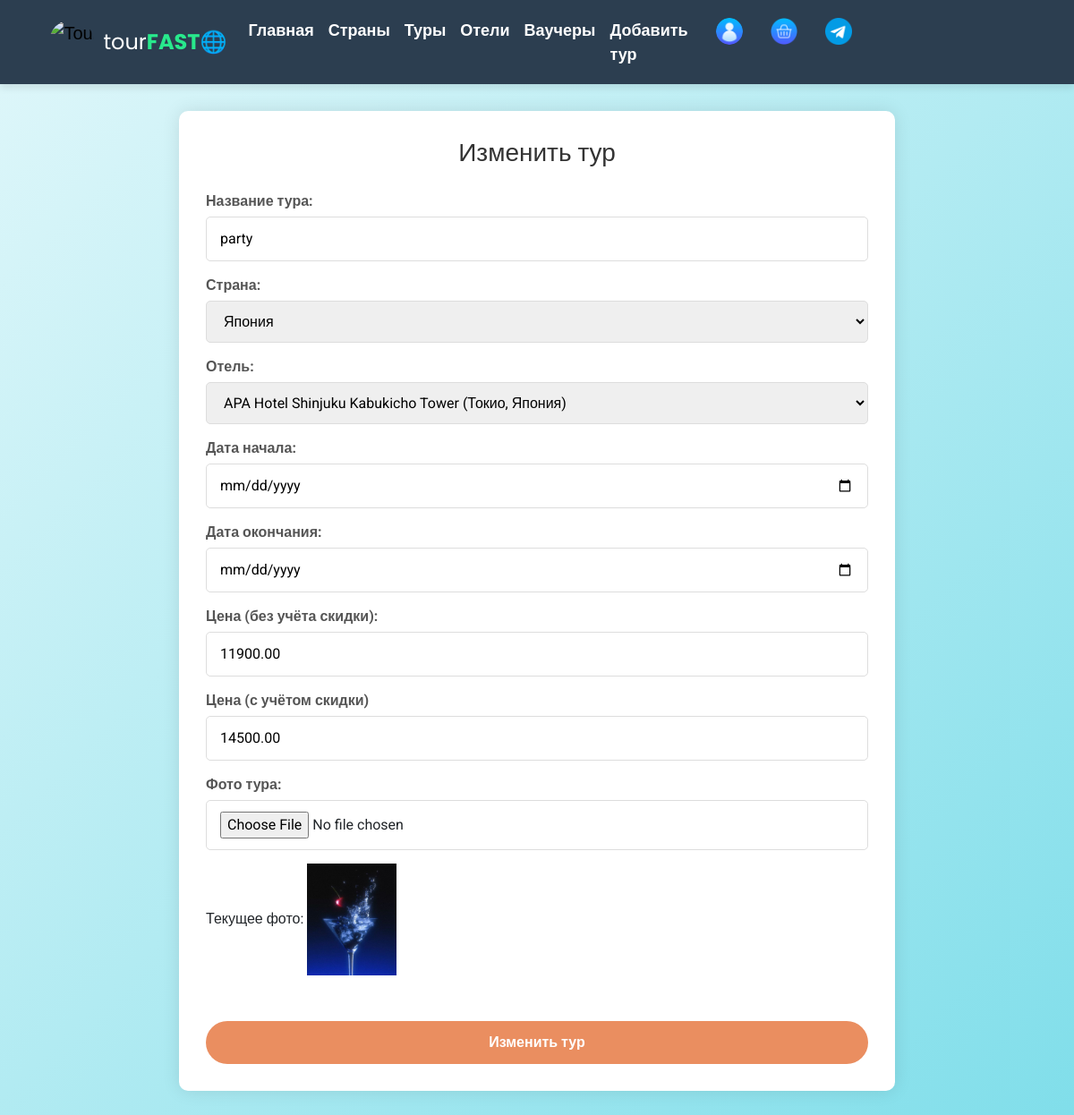
Before: /tours/edit/54/ (signed in) with the older database file.
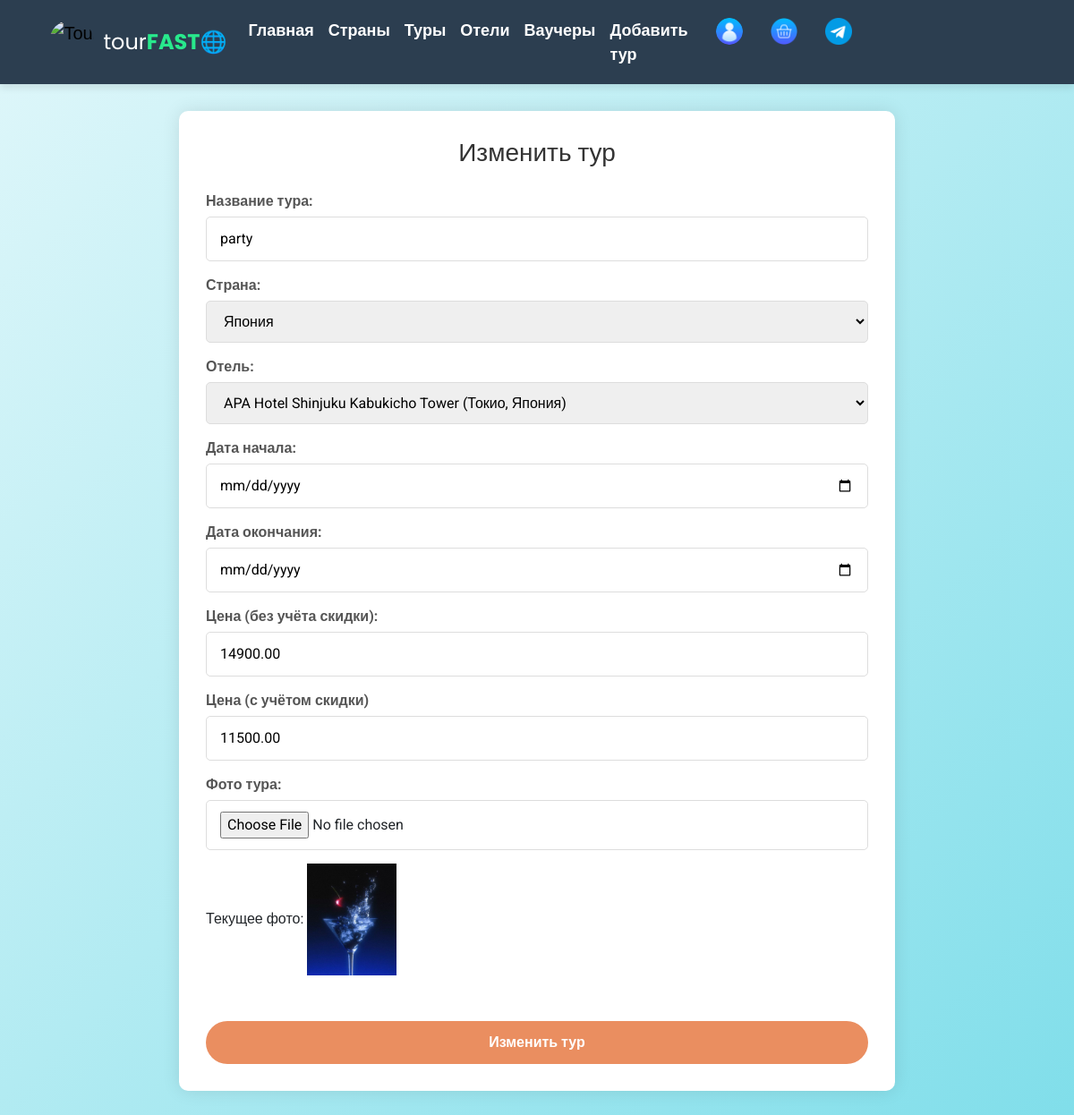
After: the same page with the newer database file.
### main/models.py (models this page shows, shortened)
class Tour(models.Model): # Туры
    title = models.CharField(max_length=200)
    country = models.ForeignKey(Country, on_delete=models.CASCADE, related_name="tours")
    hotel = models.ForeignKey(Hotel, on_delete=models.CASCADE, related_name="tours")
    start_date = models.DateField()
    end_date = models.DateField()
    old_price = models.DecimalField(max_digits=10, decimal_places=2, null=True, blank=True) # типа для скидки
    price = models.DecimalField(max_digits=10, decimal_places=2)
    photo = models.ImageField('Фото тура', upload_to='main/tourphotos/', null=True, blank=True)
    class Meta:
        verbose_name = 'Тур'
        verbose_name_plural = 'Туры'

### main/views.py (the view)
# urls.py: path('tours/edit/<int:tour_id>/', views.edittour, name='edit_tour'),
@login_required
def edittour(request, tour_id):
    tour = get_object_or_404(Tour, id=tour_id)
    if request.method == 'POST':
        form = TourEditForm(request.POST, request.FILES, instance=tour)
        if form.is_valid():
            form.save()
            return redirect('tours_page')
    else:
        form = TourEditForm(instance=tour)
    return render(request, "main/edittour.html", {'tour': tour, 'form': form})

### main/forms.py (shortened to what this page needs)
class TourEditForm(forms.ModelForm):
    class Meta:
        model = Tour
        fields = ['title', 'country', 'hotel', 'start_date', 'end_date', 'old_price', 'price', 'photo']
        widgets = {
            'start_date': forms.DateInput(attrs={'type': 'date'}),
            'end_date': forms.DateInput(attrs={'type': 'date'}),
            'photo': forms.FileInput(),
        }

### main/models.py (called while the page is built)
    def __str__(self):
        return self.name

    def __str__(self):
        return f"{self.name} ({self.city}, {self.country.name})"

### main/templates/main/edittour.html (shortened to what this page needs)
{% extends 'main/layout.html' %}
{% load static %}
{% block links %}
<link rel="stylesheet" href="{% static 'main/css/edittour.css' %}">
{% endblock %}
{% block body %}
<div class="form-container">
    <h2>Изменить тур</h2>
    <form method="post" enctype="multipart/form-data">
        <label for="id_title">Название тура:</label>
        {{ form.title }}
        <label for="id_country">Страна:</label>
        {{ form.country }}
        <label for="id_hotel">Отель:</label>
        {{ form.hotel }}
        <label for="id_start_date">Дата начала:</label>
        {{ form.start_date }}
        <label for="id_end_date">Дата окончания:</label>
        {{ form.end_date }}
        <label for="id_old_price">Цена (без учёта скидки):</label>
        {{ form.old_price }}
        <label for="id_price">Цена (с учётом скидки)</label>
        {{ form.price }}
        <label for="id_photo">Фото тура:</label>
{{ form.photo }}
{% if tour.photo %}
    <p>Текущее фото: <img src="{{ tour.photo.url }}" width="100"></p>
{% endif %}
        <button type="submit" class="submit-btn">Изменить тур</button>
    </form>
</div>
{% endblock %}

Changed rows visible on the page:
changed Tour "party": old_price "11900.00" → "14900.00"; price "14500.00" → "11500.00"
